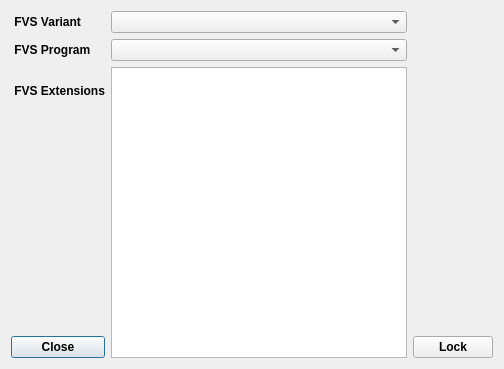
<?xml version="1.0" encoding="UTF-8"?>
<ui version="4.0">
 <class>VariantExtension</class>
 <widget class="QDialog" name="VariantExtension">
  <property name="geometry">
   <rect>
    <x>0</x>
    <y>0</y>
    <width>504</width>
    <height>369</height>
   </rect>
  </property>
  <property name="font">
   <font>
    <pointsize>9</pointsize>
    <weight>75</weight>
    <bold>true</bold>
   </font>
  </property>
  <property name="windowTitle">
   <string>Dialog</string>
  </property>
  <layout class="QGridLayout" name="gridLayout">
   <item row="4" column="2">
    <widget class="QLabel" name="blankLabel_3">
     <property name="text">
      <string/>
     </property>
    </widget>
   </item>
   <item row="2" column="1" rowspan="6">
    <widget class="QListView" name="listView_extensions">
     <property name="sizePolicy">
      <sizepolicy hsizetype="MinimumExpanding" vsizetype="Expanding">
       <horstretch>0</horstretch>
       <verstretch>0</verstretch>
      </sizepolicy>
     </property>
     <property name="minimumSize">
      <size>
       <width>181</width>
       <height>31</height>
      </size>
     </property>
     <property name="font">
      <font>
       <pointsize>10</pointsize>
       <weight>75</weight>
       <bold>true</bold>
      </font>
     </property>
     <property name="focusPolicy">
      <enum>Qt::NoFocus</enum>
     </property>
     <property name="editTriggers">
      <set>QAbstractItemView::NoEditTriggers</set>
     </property>
     <property name="selectionMode">
      <enum>QAbstractItemView::NoSelection</enum>
     </property>
    </widget>
   </item>
   <item row="2" column="0">
    <widget class="QLabel" name="label_extensions">
     <property name="maximumSize">
      <size>
       <width>16777215</width>
       <height>16777215</height>
      </size>
     </property>
     <property name="font">
      <font>
       <pointsize>9</pointsize>
       <weight>75</weight>
       <bold>true</bold>
      </font>
     </property>
     <property name="text">
      <string> FVS Extensions</string>
     </property>
    </widget>
   </item>
   <item row="6" column="2">
    <widget class="QLabel" name="blankLabel_5">
     <property name="text">
      <string/>
     </property>
    </widget>
   </item>
   <item row="7" column="2">
    <widget class="QPushButton" name="pushButton_lock">
     <property name="sizePolicy">
      <sizepolicy hsizetype="Fixed" vsizetype="Fixed">
       <horstretch>0</horstretch>
       <verstretch>0</verstretch>
      </sizepolicy>
     </property>
     <property name="font">
      <font>
       <pointsize>9</pointsize>
       <weight>75</weight>
       <bold>true</bold>
      </font>
     </property>
     <property name="text">
      <string>    Lock    </string>
     </property>
     <property name="autoDefault">
      <bool>false</bool>
     </property>
    </widget>
   </item>
   <item row="1" column="1">
    <widget class="QComboBox" name="comboBox_program">
     <property name="sizePolicy">
      <sizepolicy hsizetype="MinimumExpanding" vsizetype="Fixed">
       <horstretch>0</horstretch>
       <verstretch>0</verstretch>
      </sizepolicy>
     </property>
    </widget>
   </item>
   <item row="7" column="0">
    <widget class="QPushButton" name="pushButton_close">
     <property name="font">
      <font>
       <pointsize>9</pointsize>
       <weight>75</weight>
       <bold>true</bold>
      </font>
     </property>
     <property name="text">
      <string>Close</string>
     </property>
    </widget>
   </item>
   <item row="0" column="0">
    <widget class="QLabel" name="label_variant">
     <property name="font">
      <font>
       <pointsize>9</pointsize>
       <weight>75</weight>
       <bold>true</bold>
      </font>
     </property>
     <property name="text">
      <string> FVS Variant</string>
     </property>
    </widget>
   </item>
   <item row="0" column="1">
    <widget class="QComboBox" name="comboBox_variant">
     <property name="sizePolicy">
      <sizepolicy hsizetype="MinimumExpanding" vsizetype="Fixed">
       <horstretch>0</horstretch>
       <verstretch>0</verstretch>
      </sizepolicy>
     </property>
    </widget>
   </item>
   <item row="5" column="2">
    <widget class="QLabel" name="blankLabel_4">
     <property name="text">
      <string/>
     </property>
    </widget>
   </item>
   <item row="1" column="0">
    <widget class="QLabel" name="label_program">
     <property name="font">
      <font>
       <pointsize>9</pointsize>
       <weight>75</weight>
       <bold>true</bold>
      </font>
     </property>
     <property name="text">
      <string> FVS Program</string>
     </property>
    </widget>
   </item>
   <item row="3" column="2">
    <widget class="QLabel" name="blankLabel_2">
     <property name="text">
      <string/>
     </property>
    </widget>
   </item>
   <item row="2" column="2">
    <widget class="QLabel" name="blankLabel">
     <property name="text">
      <string/>
     </property>
    </widget>
   </item>
  </layout>
 </widget>
 <tabstops>
  <tabstop>comboBox_variant</tabstop>
  <tabstop>comboBox_program</tabstop>
  <tabstop>pushButton_close</tabstop>
  <tabstop>pushButton_lock</tabstop>
  <tabstop>listView_extensions</tabstop>
 </tabstops>
 <resources/>
 <connections/>
</ui>
